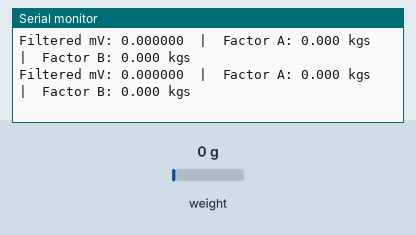
A sketch run on a simulated Arduino Uno, built with avr-gcc and run on an emulated ATmega328P. Shown: the last lines printed to the serial monitor. Inputs (shaded band) come from the test bench; at power-on: weight on the scale 0 g.

Above: at 2.2 s.
2.3 s: weight on the scale set to 1250 g
At 2.48 s:
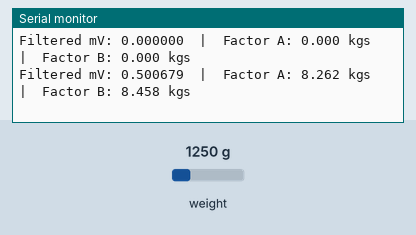
5.3 s: weight on the scale set to 100 g
At 5.3 s:
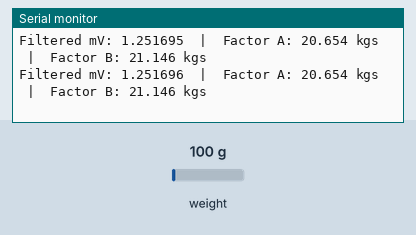
17.3 s: weight on the scale set to 1250 g
At 17.34 s:
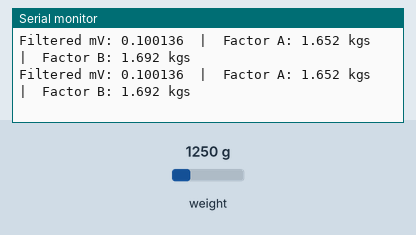
20.3 s: weight on the scale set to 100 g
At 20.38 s:
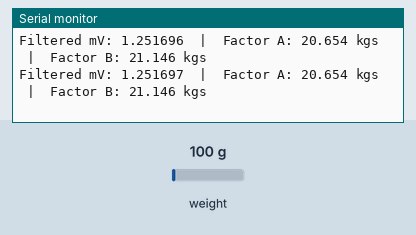
23.3 s: weight on the scale set to 2500 g
At 23.36 s:
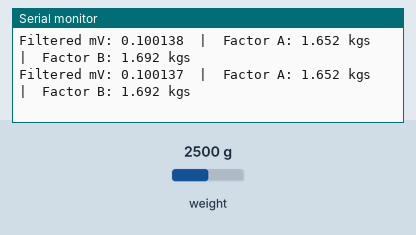
Timing chart, 0 to 26.3 s (numbered marks = the images above; inputs shaded):
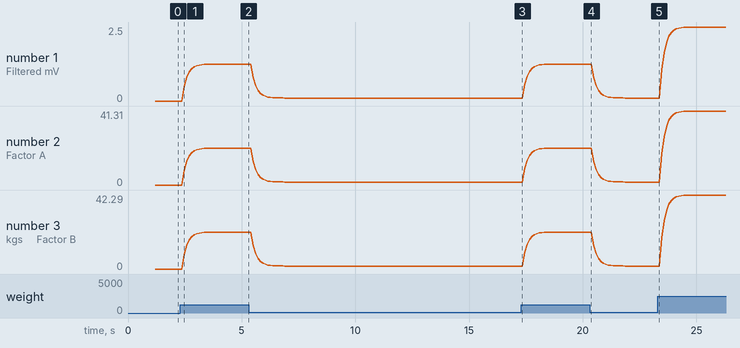

Measured:
- after the input at 2.3 s, the serial monitor: prints a new line after 0.18 s (image 1)
- plotted number 1: 0 → 1.25 after the input at 2.3 s, 1.25 → 0.1 after the input at 5.3 s, 0.1 → 1.25 after the input at 17.3 s, 1.25 → 0.1 after the input at 20.3 s, 0.1 → 2.5 after the input at 23.3 s
- plotted number 2: 0 → 20.65 after the input at 2.3 s, 20.65 → 1.65 after the input at 5.3 s, 1.65 → 20.65 after the input at 17.3 s, 1.65 → 41.31 after the input at 23.3 s
- plotted number 3: 0 → 21.15 after the input at 2.3 s, 21.15 → 1.69 after the input at 5.3 s, 1.69 → 21.15 after the input at 17.3 s, 1.69 → 42.29 after the input at 23.3 s

The sketch:

calibrationfactorcomparison.ino
```cpp
#include "HX711.h"

#define LOADCELL_DOUT_PIN   6
#define LOADCELL_SCK_PIN    5
#define VREF_MV             20.0
#define ADC_FULL_SCALE      8388608.0
#define MEDIAN_SIZE         3
#define EMA_ALPHA           0.4

#define FACTOR_A            16.501  // kgs/mV
#define FACTOR_B            16.894  // kgs/mV

HX711 scale;

// --- Median filter ---
float medianBuf[MEDIAN_SIZE];
int   medianIndex = 0;
bool  medianFull  = false;

float computeMedian() {
  float sorted[MEDIAN_SIZE];
  int n = medianFull ? MEDIAN_SIZE : medianIndex;
  for (int i = 0; i < n; i++) sorted[i] = medianBuf[i];
  for (int i = 1; i < n; i++) {
    float key = sorted[i];
    int j = i - 1;
    while (j >= 0 && sorted[j] > key) { sorted[j + 1] = sorted[j]; j--; }
    sorted[j + 1] = key;
  }
  return sorted[n / 2];
}

// --- EMA filter ---
float emaValue  = 0.0;
bool  emaSeeded = false;

float computeEMA(float input) {
  if (!emaSeeded) { emaValue = input; emaSeeded = true; }
  else emaValue = EMA_ALPHA * input + (1.0 - EMA_ALPHA) * emaValue;
  return emaValue;
}

float readFiltered() {
  long  rawADC    = scale.read();
  float rawMV     = (rawADC / ADC_FULL_SCALE) * VREF_MV;

  medianBuf[medianIndex] = rawMV;
  medianIndex++;
  if (medianIndex >= MEDIAN_SIZE) { medianIndex = 0; medianFull = true; }
  float medianMV   = computeMedian();
  float filteredMV = computeEMA(medianMV);

  return filteredMV;
}

void setup() {
  Serial.begin(9600);
  Serial.println("HX711 dual calibration comparison");
  Serial.println("----------------------------------");
  Serial.print("Factor A: "); Serial.print(FACTOR_A, 3); Serial.println(" kgs/mV");
  Serial.print("Factor B: "); Serial.print(FACTOR_B, 3); Serial.println(" kgs/mV");
  Serial.println();

  scale.begin(LOADCELL_DOUT_PIN, LOADCELL_SCK_PIN);
  scale.tare();

  Serial.println("Filtered mV  |  Factor A (kgs)  |  Factor B (kgs)");
  Serial.println("-------------------------------------------------");
}

void loop() {
  float filteredMV = readFiltered();

  float kgsA = filteredMV * FACTOR_A;
  float kgsB = filteredMV * FACTOR_B;

  Serial.print("Filtered mV: ");
  Serial.print(filteredMV, 6);
  Serial.print("  |  Factor A: ");
  Serial.print(kgsA, 3);
  Serial.print(" kgs  |  Factor B: ");
  Serial.print(kgsB, 3);
  Serial.println(" kgs");
}
```
